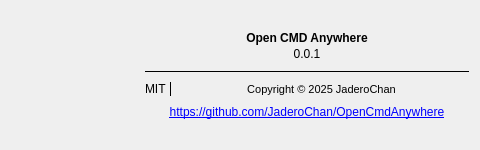
<?xml version="1.0" encoding="UTF-8"?>
<ui version="4.0">
 <class>AboutDialog</class>
 <widget class="QDialog" name="AboutDialog">
  <property name="geometry">
   <rect>
    <x>0</x>
    <y>0</y>
    <width>480</width>
    <height>150</height>
   </rect>
  </property>
  <property name="sizePolicy">
   <sizepolicy hsizetype="Fixed" vsizetype="Fixed">
    <horstretch>0</horstretch>
    <verstretch>0</verstretch>
   </sizepolicy>
  </property>
  <property name="minimumSize">
   <size>
    <width>480</width>
    <height>150</height>
   </size>
  </property>
  <property name="maximumSize">
   <size>
    <width>480</width>
    <height>150</height>
   </size>
  </property>
  <property name="font">
   <font>
    <stylestrategy>PreferAntialias</stylestrategy>
   </font>
  </property>
  <property name="windowTitle">
   <string>AboutDialog</string>
  </property>
  <layout class="QVBoxLayout" name="verticalLayout">
   <item>
    <widget class="QWidget" name="widget" native="true">
     <layout class="QHBoxLayout" name="horizontalLayout">
      <property name="leftMargin">
       <number>0</number>
      </property>
      <property name="topMargin">
       <number>0</number>
      </property>
      <property name="rightMargin">
       <number>0</number>
      </property>
      <property name="bottomMargin">
       <number>0</number>
      </property>
      <item>
       <widget class="QLabel" name="icon">
        <property name="minimumSize">
         <size>
          <width>128</width>
          <height>128</height>
         </size>
        </property>
        <property name="maximumSize">
         <size>
          <width>128</width>
          <height>128</height>
         </size>
        </property>
        <property name="text">
         <string/>
        </property>
        <property name="pixmap">
         <pixmap>icon/icon.ico</pixmap>
        </property>
        <property name="scaledContents">
         <bool>true</bool>
        </property>
       </widget>
      </item>
      <item>
       <widget class="QWidget" name="widget_2" native="true">
        <property name="sizePolicy">
         <sizepolicy hsizetype="Preferred" vsizetype="Fixed">
          <horstretch>0</horstretch>
          <verstretch>0</verstretch>
         </sizepolicy>
        </property>
        <layout class="QVBoxLayout" name="verticalLayout_2">
         <property name="spacing">
          <number>9</number>
         </property>
         <property name="leftMargin">
          <number>0</number>
         </property>
         <property name="topMargin">
          <number>0</number>
         </property>
         <property name="rightMargin">
          <number>0</number>
         </property>
         <property name="bottomMargin">
          <number>0</number>
         </property>
         <item>
          <spacer name="verticalSpacer_3">
           <property name="orientation">
            <enum>Qt::Vertical</enum>
           </property>
           <property name="sizeHint" stdset="0">
            <size>
             <width>20</width>
             <height>40</height>
            </size>
           </property>
          </spacer>
         </item>
         <item>
          <widget class="QWidget" name="widget_4" native="true">
           <property name="sizePolicy">
            <sizepolicy hsizetype="Preferred" vsizetype="Fixed">
             <horstretch>0</horstretch>
             <verstretch>0</verstretch>
            </sizepolicy>
           </property>
           <layout class="QVBoxLayout" name="verticalLayout_3">
            <property name="spacing">
             <number>2</number>
            </property>
            <property name="leftMargin">
             <number>0</number>
            </property>
            <property name="topMargin">
             <number>0</number>
            </property>
            <property name="rightMargin">
             <number>0</number>
            </property>
            <property name="bottomMargin">
             <number>0</number>
            </property>
            <item>
             <widget class="QLabel" name="titleLbl">
              <property name="sizePolicy">
               <sizepolicy hsizetype="Preferred" vsizetype="Fixed">
                <horstretch>0</horstretch>
                <verstretch>0</verstretch>
               </sizepolicy>
              </property>
              <property name="font">
               <font>
                <bold>true</bold>
                <stylestrategy>PreferAntialias</stylestrategy>
               </font>
              </property>
              <property name="text">
               <string>Open CMD Anywhere</string>
              </property>
              <property name="alignment">
               <set>Qt::AlignCenter</set>
              </property>
             </widget>
            </item>
            <item>
             <widget class="QLabel" name="versionLbl">
              <property name="sizePolicy">
               <sizepolicy hsizetype="Preferred" vsizetype="Fixed">
                <horstretch>0</horstretch>
                <verstretch>0</verstretch>
               </sizepolicy>
              </property>
              <property name="text">
               <string>0.0.1</string>
              </property>
              <property name="alignment">
               <set>Qt::AlignCenter</set>
              </property>
             </widget>
            </item>
           </layout>
          </widget>
         </item>
         <item>
          <widget class="Line" name="line">
           <property name="frameShadow">
            <enum>QFrame::Plain</enum>
           </property>
           <property name="orientation">
            <enum>Qt::Horizontal</enum>
           </property>
          </widget>
         </item>
         <item>
          <widget class="QWidget" name="widget_6" native="true">
           <property name="sizePolicy">
            <sizepolicy hsizetype="Preferred" vsizetype="Fixed">
             <horstretch>0</horstretch>
             <verstretch>0</verstretch>
            </sizepolicy>
           </property>
           <layout class="QHBoxLayout" name="horizontalLayout_2">
            <property name="spacing">
             <number>2</number>
            </property>
            <property name="leftMargin">
             <number>0</number>
            </property>
            <property name="topMargin">
             <number>0</number>
            </property>
            <property name="rightMargin">
             <number>0</number>
            </property>
            <property name="bottomMargin">
             <number>0</number>
            </property>
            <item>
             <widget class="QLabel" name="licenseLbl">
              <property name="sizePolicy">
               <sizepolicy hsizetype="Fixed" vsizetype="Preferred">
                <horstretch>0</horstretch>
                <verstretch>0</verstretch>
               </sizepolicy>
              </property>
              <property name="text">
               <string>MIT</string>
              </property>
             </widget>
            </item>
            <item>
             <widget class="Line" name="line_2">
              <property name="frameShadow">
               <enum>QFrame::Plain</enum>
              </property>
              <property name="orientation">
               <enum>Qt::Vertical</enum>
              </property>
             </widget>
            </item>
            <item>
             <widget class="QLabel" name="copyrightLbl">
              <property name="font">
               <font>
                <pointsize>8</pointsize>
                <stylestrategy>PreferAntialias</stylestrategy>
               </font>
              </property>
              <property name="text">
               <string>Copyright ©️ 2025 JaderoChan</string>
              </property>
              <property name="alignment">
               <set>Qt::AlignCenter</set>
              </property>
             </widget>
            </item>
           </layout>
          </widget>
         </item>
         <item>
          <widget class="QWidget" name="widget_3" native="true">
           <layout class="QHBoxLayout" name="horizontalLayout_3">
            <property name="spacing">
             <number>2</number>
            </property>
            <property name="leftMargin">
             <number>0</number>
            </property>
            <property name="topMargin">
             <number>0</number>
            </property>
            <property name="rightMargin">
             <number>0</number>
            </property>
            <property name="bottomMargin">
             <number>0</number>
            </property>
            <item>
             <widget class="QLabel" name="urlLbl">
              <property name="text">
               <string>&lt;html&gt;&lt;head/&gt;&lt;body&gt;&lt;p&gt;&lt;a href=&quot;https://github.com/JaderoChan/OpenCmdAnywhere&quot;&gt;&lt;span style=&quot; text-decoration: underline; color:#0000ff;&quot;&gt;https://github.com/JaderoChan/OpenCmdAnywhere&lt;/span&gt;&lt;/a&gt;&lt;/p&gt;&lt;/body&gt;&lt;/html&gt;</string>
              </property>
              <property name="alignment">
               <set>Qt::AlignCenter</set>
              </property>
              <property name="openExternalLinks">
               <bool>true</bool>
              </property>
             </widget>
            </item>
           </layout>
          </widget>
         </item>
         <item>
          <spacer name="verticalSpacer">
           <property name="orientation">
            <enum>Qt::Vertical</enum>
           </property>
           <property name="sizeHint" stdset="0">
            <size>
             <width>20</width>
             <height>40</height>
            </size>
           </property>
          </spacer>
         </item>
        </layout>
       </widget>
      </item>
     </layout>
    </widget>
   </item>
  </layout>
 </widget>
 <resources/>
 <connections/>
</ui>
